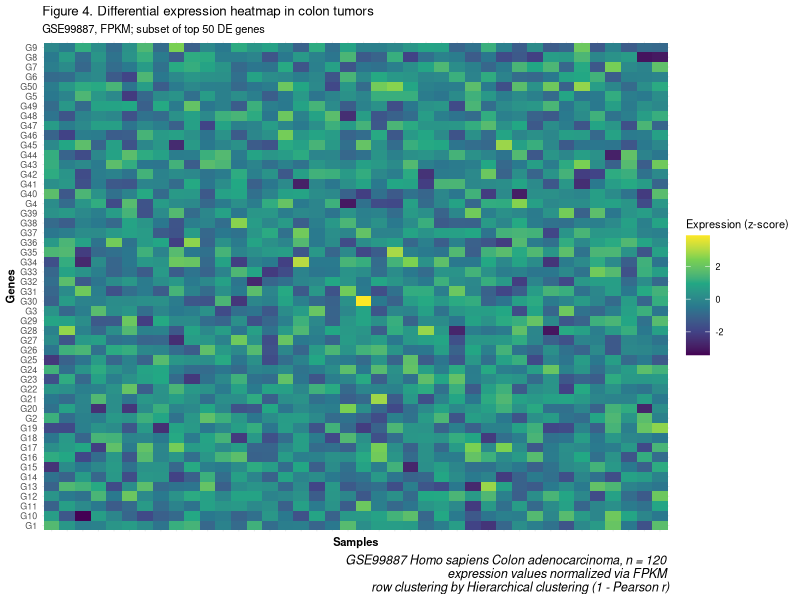
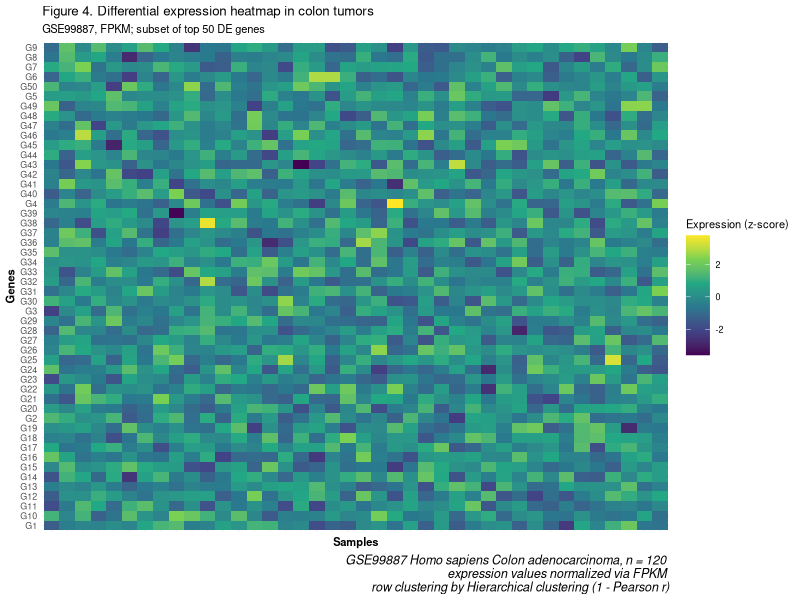
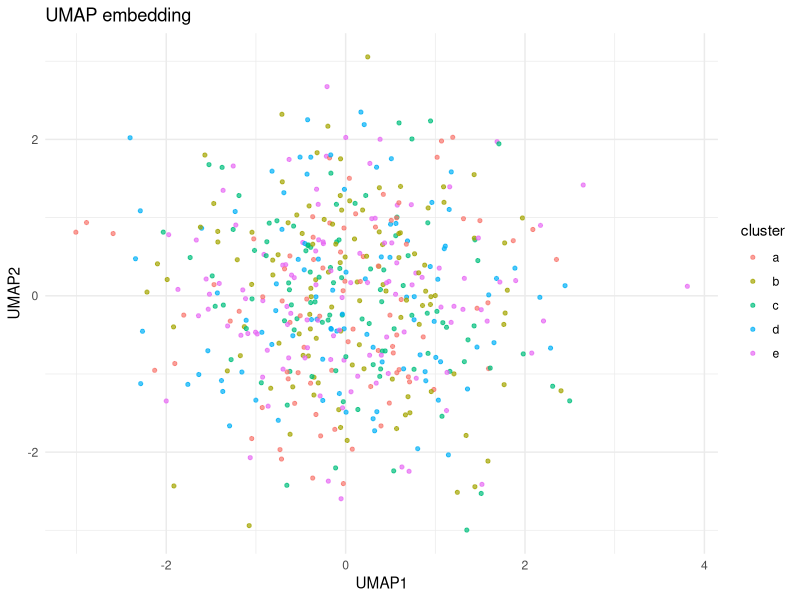
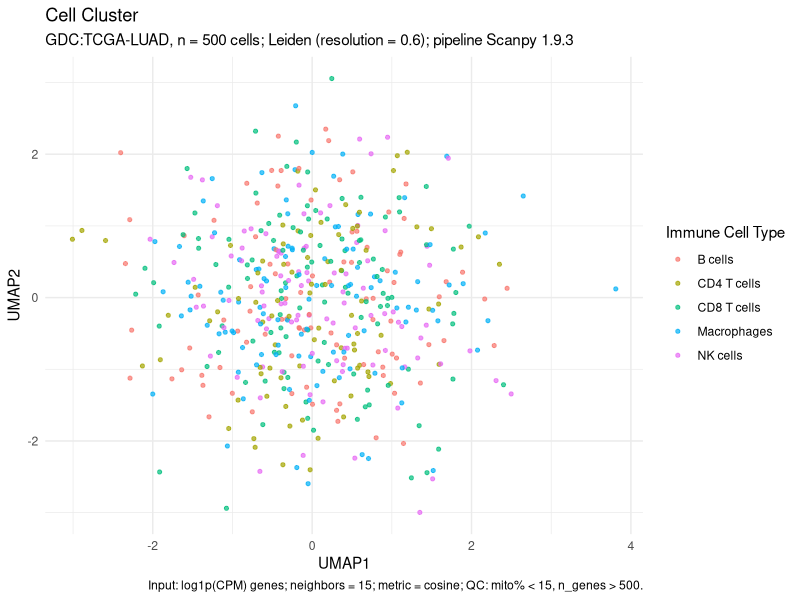

Source code (R) for these figures, in order:
## ---- chunk 1
#| fig-width: 8
#| fig-height: 9

library(glue)
library(tidyverse)

dataset_accession <- "GSE99887"
species           <- "Homo sapiens"
tissue            <- "Colon adenocarcinoma"
n_samples         <- 120
norm_method       <- "FPKM"
clust_method      <- "Hierarchical clustering (1 - Pearson r)"

caption_text <- glue(
  "GSE99887 {species} {tissue}, n = {n_samples} \n ",
  "expression values normalized via {norm_method} \n ",
  "row clustering by {clust_method}"
)

heat_df <- expand_grid(
  sample = paste0("S", 1:40),
  gene   = paste0("G", 1:50)
) |>
  mutate(expr = rnorm(n()))

# Simple "heatmap-style" tile plot (for teaching)
p_heat <- ggplot(heat_df, aes(sample, gene, fill = expr)) +
  geom_tile() +
  scale_fill_viridis_c() +
  theme_minimal(base_size = 8) +
  theme(
    axis.text.x   = element_blank(),
    axis.title.x  = element_text(face = "bold"),
    axis.title.y  = element_text(face = "bold"),
    plot.caption  = element_text(size = 9, face = "italic")
  ) +
  labs(
    title   = "Figure 4. Differential expression heatmap in colon tumors",
    subtitle= glue("{dataset_accession}, {norm_method}; subset of top 50 DE genes"),
    x       = "Samples",
    y       = "Genes",
    fill    = "Expression (z-score)",
    caption = caption_text
  )

p_heat


## ---- chunk 2
#| fig-width: 8
#| fig-height: 9

library(glue)
library(tidyverse)

dataset_accession <- "GSE99887"
species           <- "Homo sapiens"
tissue            <- "Colon adenocarcinoma"
n_samples         <- 120
norm_method       <- "FPKM"
clust_method      <- "Hierarchical clustering (1 - Pearson r)"

caption_text <- glue(
  "GSE99887 {species} {tissue}, n = {n_samples} \n ",
  "expression values normalized via {norm_method} \n ",
  "row clustering by {clust_method}"
)

heat_df <- expand_grid(
  sample = paste0("S", 1:40),
  gene   = paste0("G", 1:50)
) |>
  mutate(expr = rnorm(n()))

# Simple "heatmap-style" tile plot (for teaching)
p_heat <- ggplot(heat_df, aes(sample, gene, fill = expr)) +
  geom_tile() +
  scale_fill_viridis_c() +
  theme_minimal(base_size = 8) +
  theme(
    axis.text.x   = element_blank(),
    axis.title.x  = element_text(face = "bold"),
    axis.title.y  = element_text(face = "bold"),
    plot.caption  = element_text(size = 9, face = "italic")
  ) +
  labs(
    title   = "Figure 4. Differential expression heatmap in colon tumors",
    subtitle= glue("{dataset_accession}, {norm_method}; subset of top 50 DE genes"),
    x       = "Samples",
    y       = "Genes",
    fill    = "Expression (z-score)",
    caption = caption_text
  )

p_heat


## ---- chunk 3
#| fig-width: 8
#| fig-height: 9
#| 
library(ggplot2)
library(dplyr)

set.seed(1)
umap_df <- tibble(
  UMAP1  = rnorm(500),
  UMAP2  = rnorm(500),
  cluster = factor(sample(letters[1:5], 500, TRUE))
)

# before
p_before <- ggplot(umap_df, aes(UMAP1, UMAP2, color = cluster)) +
  geom_point(size = 1.1, alpha = 0.7) +
  theme_minimal() +
  labs(title = "UMAP embedding")

# after
dataset_id    <- "TCGA-LUAD"
accession     <- "GDC:TCGA-LUAD"
pipeline_ver  <- "Scanpy 1.9.3"
clust_method  <- "Leiden (resolution = 0.6)"
n_cells       <- nrow(umap_df)

p_after <- ggplot(umap_df, aes(UMAP1, UMAP2, color = cluster)) +
  geom_point(size = 1.1, alpha = 0.7) +
  theme_minimal() +
  labs(
    title    = "Figure 2. UMAP of TCGA-LUAD tumor single cells",
    subtitle = glue::glue("{accession}, n = {n_cells} cells; {clust_method}; pipeline {pipeline_ver}"),
    x        = "UMAP1",
    y        = "UMAP2",
    color    = "Leiden cluster",
    caption  = "Input: log1p(CPM) genes; neighbors = 15; metric = cosine; QC: mito% < 15, n_genes > 500."
  )


p_before


## ---- chunk 4
#| fig-width: 8
#| fig-height: 9

library(ggplot2)
library(dplyr)
library(glue)

set.seed(1)

# Randomly map clusters a–e to immune cell names
immune_labels <- c(
  "a" = "CD4 T cells",
  "b" = "CD8 T cells",
  "c" = "NK cells",
  "d" = "B cells",
  "e" = "Macrophages"
)

umap_df <- tibble(
  UMAP1   = rnorm(500),
  UMAP2   = rnorm(500),
  cluster = factor(sample(letters[1:5], 500, TRUE))
) %>%
  mutate(cluster_label = immune_labels[cluster])

# metadata for FAIR findability
dataset_id    <- "TCGA-LUAD"
accession     <- "GDC:TCGA-LUAD"
pipeline_ver  <- "Scanpy 1.9.3"
clust_method  <- "Leiden (resolution = 0.6)"
n_cells       <- nrow(umap_df)

# revised (FAIR) figure
p_after <- ggplot(umap_df, aes(UMAP1, UMAP2, color = cluster_label)) +
  geom_point(size = 1.1, alpha = 0.7) +
  theme_minimal() +
  labs(
    title    = "Cell Cluster",
    subtitle = glue("{accession}, n = {n_cells} cells; {clust_method}; pipeline {pipeline_ver}"),
    x        = "UMAP1",
    y        = "UMAP2",
    color    = "Immune Cell Type",
    caption  = "Input: log1p(CPM) genes; neighbors = 15; metric = cosine; QC: mito% < 15, n_genes > 500."
  )

p_after


